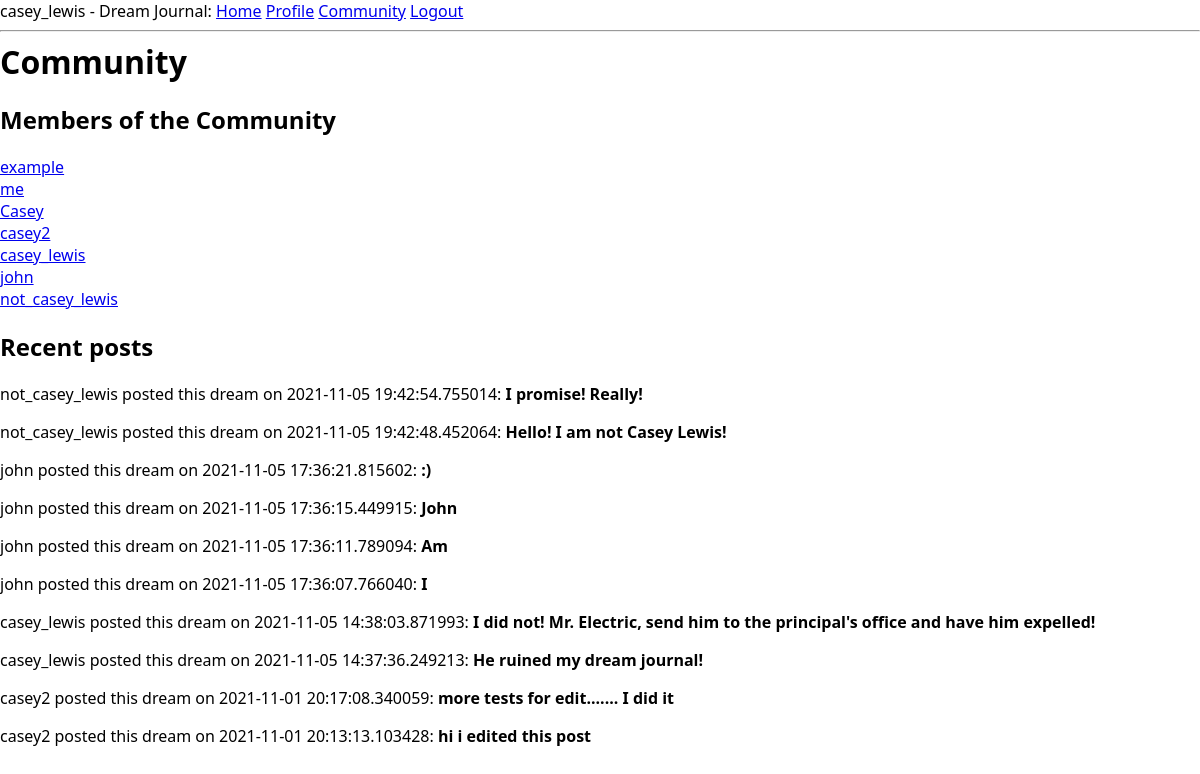
Page /community (signed in) on the earlier database version.
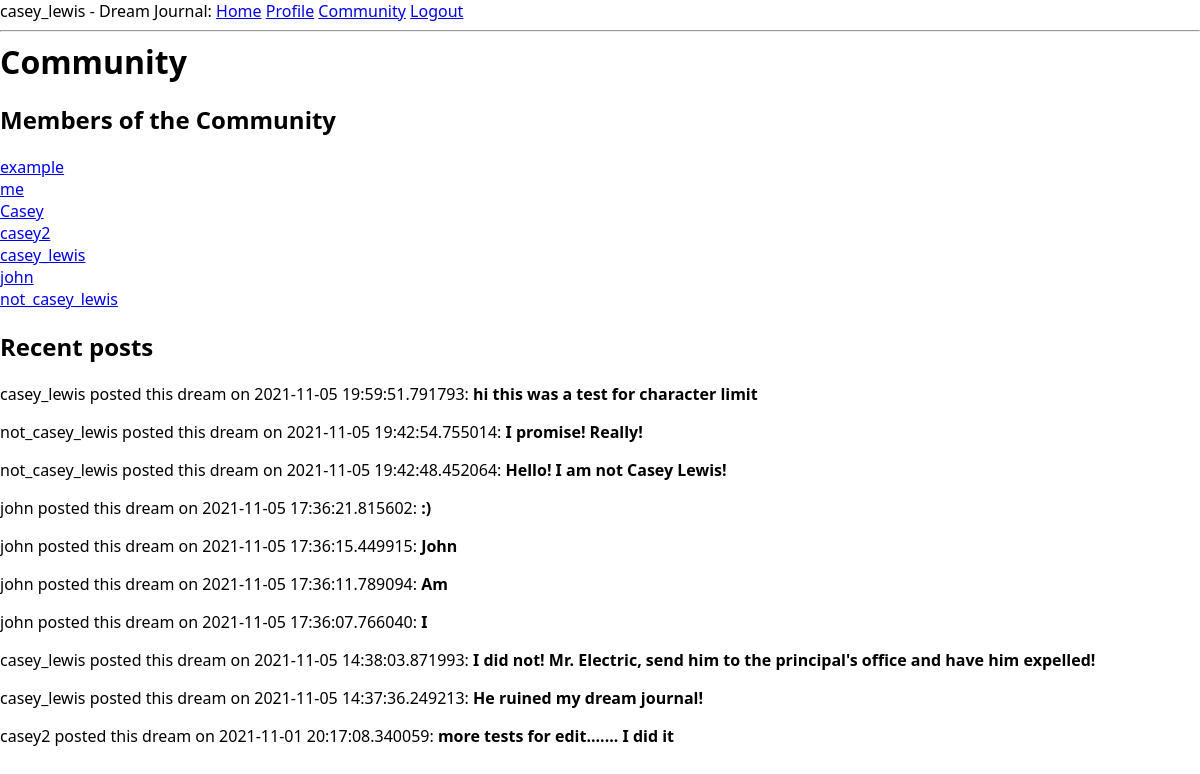
Same page on the later database version.
### app/models.py (models this page shows, shortened)
class User(UserMixin, db.Model):
    id = db.Column(db.Integer, primary_key=True)
    username = db.Column(db.String(64), index=True, unique=True)
    about_me = db.Column(db.String(140))
    email = db.Column(db.String(120), index=True, unique=True)
    password_hash = db.Column(db.String(128))
    posts = db.relationship('Post', backref='author', lazy='dynamic')

class Post(db.Model):
    id = db.Column(db.Integer, primary_key=True)
    body = db.Column(db.String(140))
    timestamp = db.Column(db.DateTime, index=True, default=datetime.utcnow)
    user_id = db.Column(db.Integer, db.ForeignKey('user.id'))

### app/routes.py (the view)
@app.route('/community')
@login_required
def community_page():
    users = User.query.all()
    posts = Post.query.order_by(Post.id.desc()).limit(10).all()
    user_list = []
    for post in posts:
        user_list.append(User.query.filter_by(id=post.user_id).first())
    return render_template("community.html", title='Community', users=users, posts=posts, user_list=user_list)

### app/models.py (called while the page is built)
@login.user_loader
def load_user(id):
    return User.query.get(int(id))

### app/templates/community.html
{% extends "base.html" %}
{% block content %}
    <h1>Community</h1>
    <h2>Members of the Community</h2>
    {% for user in users %}
    <a href="{{ url_for('profile_page', id = user.id) }}">{{ user.username }}</a><br></div>
    {% endfor %}
    <h2>Recent posts</h2>
    {% for post in posts %}
        <div><p>{{ user_list[loop.index0].username }} posted this dream on {{ post.timestamp }}: <b>{{ post.body }}</b></p></div>
    {% endfor %}
{% endblock %}

### app/templates/base.html (shortened to what this page needs)
<html>
    <head>
        <link rel="stylesheet" href="{{ url_for('static', filename='style.css') }}">
    </head>
    <body>
        <div>
            {% if current_user.is_anonymous %}
            Dream Journal:
            <a href="{{ url_for('index') }}">Home</a>
            <a href="{{ url_for('login') }}">Login</a>
            {% else %}
            {{ current_user.username }} - Dream Journal:
            <a href="{{ url_for('index') }}">Home</a>
            <a href="{{ url_for('profile_page', id = current_user.id) }}">Profile</a>
            <a href="{{ url_for('community_page') }}">Community</a>
            <a href="{{ url_for('logout') }}">Logout</a>
            {% endif %}
        </div>
        <hr>
        {% block content %}{% endblock %}
    </body>
</html>

Differences in the rows shown:
no longer on this page (row unchanged): Post: {{ user_list[loop.index0].username }} "casey2", timestamp "2021-11-01 20:13:13.103428", body "hi i edited this post"
added Post: {{ user_list[loop.index0].username }} "casey_lewis", timestamp "2021-11-05 19:59:51.791793", body "hi this was a test for character limit"
